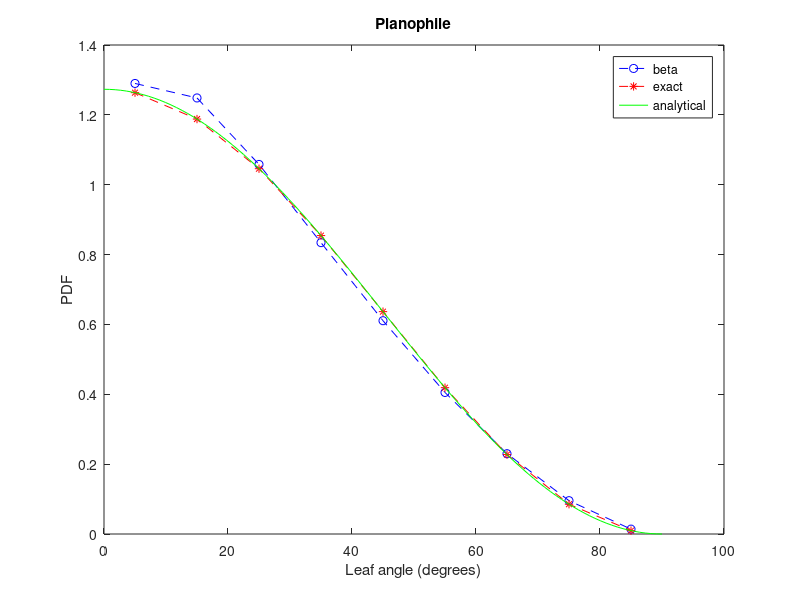

This chart was generated by the following MATLAB code:
% Supplemental program 2.2

% ------------------------------------------------------------------------------
% Evaluate the leaf angle probability density function (PDF) from the beta
% distribution using the mean and standard deviation of the leaf inclination 
% angle. The leaf angle PDF is calculated for 9 angle classes between 5 and 85 
% degrees in increments of 10 degrees.
% ------------------------------------------------------------------------------

% --- The variable "leaf" defines the leaf angle distribution type with parameters:
% lad_ave - mean leaf angle (radians)
% lad_std - standard deviation of leaf angle (radians)

  leaf = 'Planophile';
% leaf = 'Erectophile';
% leaf = 'Plagiophile';
% leaf = 'Uniform';
% leaf = 'Spherical';

switch leaf
   case 'Planophile'
   lad_ave = 26.76 * (pi/180);
   lad_std = 18.5068 * (pi/180);
   case 'Erectophile'
   lad_ave = 63.24 * (pi/180);
   lad_std = 18.4960 * (pi/180);
   case 'Plagiophile'
   lad_ave = 45.00 * (pi/180);
   lad_std = 16.2681 * (pi/180);
   case 'Uniform'
   lad_ave = 45.00 * (pi/180);
   lad_std = 25.9808 * (pi/180);
   case 'Spherical'
   lad_ave = 57.30 * (pi/180);
   lad_std = 21.5485 * (pi/180);
end

% --- Convert these to the p,q parameters for the beta distribution

num = 1 - (lad_std*lad_std + lad_ave*lad_ave) / (lad_ave * pi / 2);
den = (lad_std*lad_std + lad_ave*lad_ave) / (lad_ave*lad_ave) - 1;
p = num / den;
q = ((pi/2) / lad_ave - 1) * p;

% --- Calculate leaf inclination angle probability density function (PDF) and
% fractional abundance (lad) for 9 10-degree bins 

dangle = 10 * (pi/180);                      % Leaf inclination angle increment (radians)
angle = [5, 15, 25, 35, 45, 55, 65, 75, 85]; % Leaf inclination angle (degrees)
angle = angle * (pi/180);                    % degrees -> radians

% --- Loop through each angle

for i = 1:length(angle)
   x = angle(i) / (pi/2);
   fp = x ^ (p - 1);
   fq = (1 - x) ^ (q - 1);
   beta_pdf(i) = 2 / pi * fp * fq / beta(p,q);   % Leaf angle probability density function 
   beta_lad(i) = beta_pdf(i) * dangle;           % Fraction of leaves in this angle bin
end

% --- Calculate the known solution

for i = 1:length(angle)

   % Exact leaf angle probability density function

   switch leaf
      case 'Planophile'
      exact_pdf(i) = 2 / pi * (1 + cos(2 * angle(i)));
      case 'Erectophile'
      exact_pdf(i) = 2 / pi * (1 - cos(2 * angle(i)));
      case 'Plagiophile'
      exact_pdf(i) = 2 / pi * (1 - cos(4 * angle(i)));
      case 'Uniform'
      exact_pdf(i) = 2 / pi;
      case 'Spherical'
      exact_pdf(i) = sin(angle(i));
   end

   % Exact relative leaf angle distribution (fraction)

   exact_lad(i) = exact_pdf(i) * dangle;

end

% --- Print out fractional abundance and compare with known solution
% sum -  sum of PDF * dangle (this sums to 1)
% ave -  sum of angle * PDF * dangle (this is the mean)

beta_sum = 0;
beta_ave = 0;
exact_sum = 0;
exact_ave = 0;

fprintf(' \n')
fprintf('Leaf type = %15s\n', leaf)
fprintf('     Angle         beta            exact \n')
for i = 1:length(angle)
   beta_sum = beta_sum + beta_lad(i);
   beta_ave = beta_ave + angle(i) * beta_lad(i);
   exact_sum = exact_sum + exact_lad(i);
   exact_ave = exact_ave + angle(i) * exact_lad(i);
   fprintf('%10.2f %15.4f %15.4f \n', angle(i)*180/pi, beta_lad(i), exact_lad(i))
end

fprintf(' \n')
fprintf('beta distribution \n')
fprintf('Sum of leaf angle distribution = %15.4f\n', beta_sum)
fprintf('Mean leaf angle = %15.4f\n', beta_ave*180/pi)
fprintf(' \n')
fprintf('Exact solution \n')
fprintf('Sum of leaf angle distribution = %15.4f\n', exact_sum)
fprintf('Mean leaf angle = %15.4f\n', exact_ave*180/pi)

% --- Analytical mean leaf angle

switch leaf
   case 'Planophile'
   fx = @(x) x .* 2 / pi .* (1 + cos(2 .* x));
   case 'Erectophile'
   fx = @(x) x .* 2 / pi .* (1 - cos(2 .* x));
   case 'Plagiophile'
   fx = @(x) x .* 2 / pi .* (1 - cos(4 .* x));
   case 'Uniform'
   fx = @(x) x .* 2 / pi;
   case 'Spherical'
   fx = @(x) x .* sin(x);
end
analytical_ave = integral(fx, 0, pi/2);

fprintf(' \n')
fprintf('Analytical solution \n')
fprintf('Mean leaf angle = %15.4f\n', analytical_ave*180/pi)

% --- Calculate Ross index 

F1 = beta_lad(1) + beta_lad(2) + beta_lad(3);
F2 = beta_lad(4) + beta_lad(5) + beta_lad(6);
F3 = beta_lad(7) + beta_lad(8) + beta_lad(9);
beta_xl = 0.5 * (abs(0.134-F1) + abs(0.366-F2) + abs(0.5-F3));
if ((0.5-F3) < 0) 
   beta_xl = -beta_xl;
end

F1 = exact_lad(1) + exact_lad(2) + exact_lad(3);
F2 = exact_lad(4) + exact_lad(5) + exact_lad(6);
F3 = exact_lad(7) + exact_lad(8) + exact_lad(9);
exact_xl = 0.5 * (abs(0.134-F1) + abs(0.366-F2) + abs(0.5-F3));
if ((0.5-F3) < 0) 
   exact_xl = -exact_xl;
end

fprintf(' \n')
fprintf('Ross index \n')
fprintf('beta distribution = %15.4f\n', beta_xl)
fprintf('   Exact solution = %15.4f\n', exact_xl)

% --- Graph PDFs

x = 0:(pi/2)/100:pi/2;  % x is linearly spaced values between 0 and pi/2 with increment (pi/2)/100
switch leaf
   case 'Planophile'
   y = 2 / pi * (1 + cos(2*x));
   case 'Erectophile'
   y = 2 / pi * (1 - cos(2*x));
   case 'Plagiophile'
   y = 2 / pi * (1 - cos(4*x));
   case 'Uniform'
   y = 2 / pi;
   case 'Spherical'
   y = sin(x);
end

x = x * (180/pi);           % radians -> degrees
angle = angle * (180/pi);   % radians -> degrees

plot(angle,beta_pdf,'b--o',angle,exact_pdf,'r--*',x,y,'g')
title(leaf)
xlabel('Leaf angle (degrees)')
ylabel('PDF')
legend('beta','exact','analytical','Location','best')
